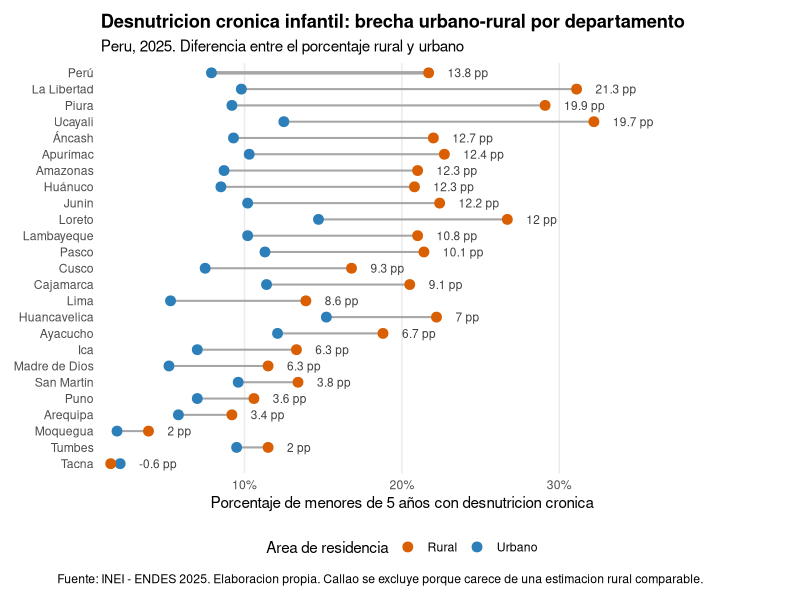
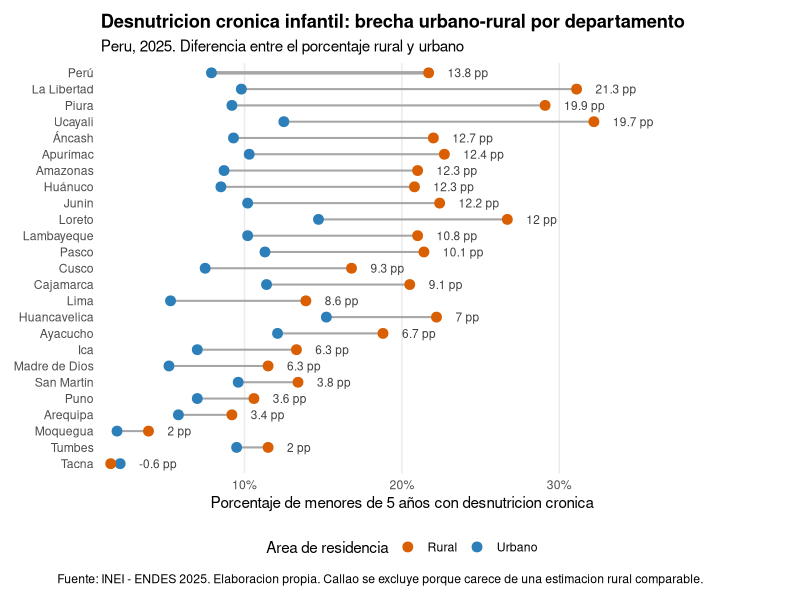

Generate these figures, in order, with R:
#===============================================================================
# PROYECTO FINAL - PARTE 2
# DESNUTRICION CRONICA INFANTIL EN EL PERU
# Avances y brechas territoriales, 2009-2025
# Fuente: Encuesta Demografica y de Salud Familiar (ENDES) - INEI
#===============================================================================

#-------------------------------------------------------------------------------
# 0. LIBRERIAS
#-------------------------------------------------------------------------------

# En esta segunda parte utilizo readxl para importar el Excel, dplyr y tidyr
# para ordenar la informacion, y ggplot2 para elaborar el grafico final.

library(readxl)
library(dplyr)
library(tidyr)
library(ggplot2)
library(scales)

# Evito que R presente numeros grandes mediante notacion cientifica.

options(scipen = 999)


#-------------------------------------------------------------------------------
# 1. PREGUNTA DE ANALISIS
#-------------------------------------------------------------------------------

# La pregunta que orienta esta parte del trabajo es la siguiente:
#
# ¿La reduccion de la desnutricion cronica infantil en el Peru entre 2009 y
# 2025 fue homogenea entre departamentos y areas de residencia, o todavia
# persisten brechas territoriales importantes?
#
# El alcance es descriptivo. Comparo la evolucion nacional, la diferencia entre
# las areas rural y urbana, y los cambios registrados en cada departamento.


#-------------------------------------------------------------------------------
# 2. DIRECTORIO DE TRABAJO E IMPORTACION
#-------------------------------------------------------------------------------

setwd("C:\\Users\\Joseph\\Documents\\TRABAJO FINAL - ORELLANA ALLPOC JOSEPH")
getwd()

df <- read_excel(
  "ENDES_REGIONES_2009_2025.xlsx",
  sheet = "Base_series"
)

dir.create("figures", showWarnings = FALSE)


#-------------------------------------------------------------------------------
# 3. PREPARACION DE LA BASE
#-------------------------------------------------------------------------------

# Cambio los nombres de las variables que utilizare. Mantengo la misma
# denominacion del script EDA para que ambos archivos sean consistentes.

df <- df %>%
  rename(
    anio             = `año`,
    codigo_region    = region_codigo,
    departamento     = region_nombre,
    anemia_pct       = anemia_6_35_comparable_pct,
    anemia_nueva_pct = anemia_6_35_nueva_pct,
    dci_pct          = dci_menores5_pct,
    dci_severa_pct   = dci_severa_menores5_pct
  ) %>%
  mutate(
    anio          = as.integer(anio),
    codigo_region = as.integer(codigo_region),
    ambito        = as.character(ambito),
    departamento  = as.character(departamento),
    area          = as.character(area)
  )

# Defino el primer y el ultimo año disponibles en la base.

anio_inicial <- min(df$anio, na.rm = TRUE)
anio_final   <- max(df$anio, na.rm = TRUE)


#-------------------------------------------------------------------------------
# 4. ANALISIS DE LOS RESULTADOS
#-------------------------------------------------------------------------------

#-------------------------------------------------------------------------------
# 4.1. CAMBIO NACIONAL ENTRE 2009 Y 2025
#-------------------------------------------------------------------------------

# Comparo los resultados nacionales del area total, urbana y rural.
# El cambio se expresa en puntos porcentuales. Un valor negativo representa
# una disminucion de la desnutricion cronica infantil.

resumen_nacional <- df %>%
  filter(
    ambito == "Nacional",
    area %in% c("Total", "Urbano", "Rural"),
    anio %in% c(anio_inicial, anio_final)
  ) %>%
  select(anio, area, dci_pct) %>%
  pivot_wider(
    names_from = anio,
    values_from = dci_pct,
    names_prefix = "dci_"
  ) %>%
  mutate(
    cambio_pp = dci_2025 - dci_2009,
    reduccion_relativa_pct = (dci_2025 / dci_2009 - 1) * 100
  ) %>%
  arrange(factor(area, levels = c("Total", "Urbano", "Rural")))

resumen_nacional


#-------------------------------------------------------------------------------
# 4.2. EVOLUCION DE LA BRECHA RURAL-URBANA
#-------------------------------------------------------------------------------

# Calculo la brecha restando el porcentaje urbano al porcentaje rural.
# Una brecha positiva representa una mayor DCI en el area rural.

brecha_nacional_anual <- df %>%
  filter(
    ambito == "Nacional",
    area %in% c("Urbano", "Rural")
  ) %>%
  select(anio, area, dci_pct) %>%
  pivot_wider(
    names_from = area,
    values_from = dci_pct
  ) %>%
  mutate(
    brecha_rural_urbana_pp = Rural - Urbano,
    razon_rural_urbana = Rural / Urbano
  ) %>%
  arrange(anio)

brecha_nacional_anual

brecha_inicio <- brecha_nacional_anual %>%
  filter(anio == anio_inicial) %>%
  pull(brecha_rural_urbana_pp)

brecha_final <- brecha_nacional_anual %>%
  filter(anio == anio_final) %>%
  pull(brecha_rural_urbana_pp)

razon_final <- brecha_nacional_anual %>%
  filter(anio == anio_final) %>%
  pull(razon_rural_urbana)


#-------------------------------------------------------------------------------
# 4.3. CAMBIO DEPARTAMENTAL ENTRE 2009 Y 2025
#-------------------------------------------------------------------------------

# Comparo el porcentaje total de cada departamento en el primer y ultimo año.
# La tabla permite identificar la magnitud de la reduccion en cada territorio.

dci_departamental_inicio <- df %>%
  filter(
    ambito == "Regional",
    area == "Total",
    anio == anio_inicial
  ) %>%
  select(
    departamento,
    dci_inicial = dci_pct
  )

dci_departamental_final <- df %>%
  filter(
    ambito == "Regional",
    area == "Total",
    anio == anio_final
  ) %>%
  select(
    departamento,
    dci_final = dci_pct
  )

dci_nacional_final <- df %>%
  filter(
    ambito == "Nacional",
    area == "Total",
    anio == anio_final
  ) %>%
  pull(dci_pct)

cambios_departamentales <- dci_departamental_inicio %>%
  inner_join(
    dci_departamental_final,
    by = "departamento"
  ) %>%
  mutate(
    cambio_pp = dci_final - dci_inicial,
    reduccion_pp = dci_inicial - dci_final,
    posicion_2025 = if_else(
      dci_final > dci_nacional_final,
      "Por encima del promedio nacional",
      "Igual o por debajo del promedio nacional"
    )
  ) %>%
  arrange(cambio_pp)

cambios_departamentales

# Cuento los departamentos que redujeron la DCI y los que quedaron por encima
# del resultado nacional en 2025.

numero_departamentos_redujeron <- cambios_departamentales %>%
  summarise(valor = sum(cambio_pp < 0, na.rm = TRUE)) %>%
  pull(valor)

numero_departamentos_sobre_promedio <- cambios_departamentales %>%
  summarise(valor = sum(dci_final > dci_nacional_final, na.rm = TRUE)) %>%
  pull(valor)

# Identifico las cinco mayores reducciones y los cinco porcentajes mas altos
# registrados en 2025.

mayores_reducciones <- cambios_departamentales %>%
  arrange(cambio_pp) %>%
  select(departamento, dci_inicial, dci_final, cambio_pp) %>%
  slice_head(n = 5)

mayores_reducciones

mayor_dci_2025 <- cambios_departamentales %>%
  arrange(desc(dci_final)) %>%
  select(departamento, dci_final, cambio_pp) %>%
  slice_head(n = 5)

mayor_dci_2025


#-------------------------------------------------------------------------------
# 4.4. DIFERENCIAS ENTRE DEPARTAMENTOS
#-------------------------------------------------------------------------------

# Comparo la desviacion estandar y el rango de los porcentajes departamentales
# en 2009 y 2025. Una disminucion representa una menor separacion entre los
# resultados de los departamentos.

dispersion_departamental <- df %>%
  filter(
    ambito == "Regional",
    area == "Total",
    anio %in% c(anio_inicial, anio_final)
  ) %>%
  group_by(anio) %>%
  summarise(
    promedio_departamental = mean(dci_pct, na.rm = TRUE),
    desviacion_estandar = sd(dci_pct, na.rm = TRUE),
    minimo = min(dci_pct, na.rm = TRUE),
    maximo = max(dci_pct, na.rm = TRUE),
    rango = maximo - minimo,
    .groups = "drop"
  )

dispersion_departamental

sd_inicial <- dispersion_departamental %>%
  filter(anio == anio_inicial) %>%
  pull(desviacion_estandar)

sd_final <- dispersion_departamental %>%
  filter(anio == anio_final) %>%
  pull(desviacion_estandar)

variacion_sd_pct <- (sd_final / sd_inicial - 1) * 100


#-------------------------------------------------------------------------------
# 4.5. BRECHAS URBANO-RURALES POR DEPARTAMENTO EN 2025
#-------------------------------------------------------------------------------

# Calculo la diferencia entre el area rural y urbana de cada departamento.
# Callao queda fuera porque la base carece de una estimacion rural comparable.

brechas_departamentales_2025 <- df %>%
  filter(
    ambito == "Regional",
    anio == anio_final,
    area %in% c("Urbano", "Rural")
  ) %>%
  select(departamento, area, dci_pct) %>%
  pivot_wider(
    names_from = area,
    values_from = dci_pct
  ) %>%
  filter(
    !is.na(Urbano),
    !is.na(Rural)
  ) %>%
  mutate(
    brecha_pp = Rural - Urbano,
    razon_rural_urbana = Rural / Urbano
  ) %>%
  arrange(desc(brecha_pp))

brechas_departamentales_2025

mayores_brechas_2025 <- brechas_departamentales_2025 %>%
  select(departamento, Urbano, Rural, brecha_pp) %>%
  slice_head(n = 5)

mayores_brechas_2025


#-------------------------------------------------------------------------------
# 5. GRAFICO FINAL
#-------------------------------------------------------------------------------

# El grafico compara la DCI urbana y rural en 2025. Cada linea une los dos
# porcentajes de un territorio. La etiqueta presenta la diferencia en puntos
# porcentuales.

brecha_peru_2025 <- df %>%
  filter(
    ambito == "Nacional",
    anio == anio_final,
    area %in% c("Urbano", "Rural")
  ) %>%
  select(area, dci_pct) %>%
  pivot_wider(
    names_from = area,
    values_from = dci_pct
  ) %>%
  mutate(
    territorio = "Perú",
    brecha_pp = Rural - Urbano,
    tipo = "Nacional"
  ) %>%
  select(territorio, Urbano, Rural, brecha_pp, tipo)

datos_grafico_final <- brechas_departamentales_2025 %>%
  transmute(
    territorio = departamento,
    Urbano,
    Rural,
    brecha_pp,
    tipo = "Departamental"
  ) %>%
  bind_rows(brecha_peru_2025) %>%
  mutate(
    etiqueta_brecha = paste0(round(brecha_pp, 1), " pp"),
    x_etiqueta = pmax(Urbano, Rural) + 1.2
  )

# Coloco al Peru como referencia y ordeno los departamentos según el tamaño de
# la brecha.

orden_territorios <- c(
  "Perú",
  datos_grafico_final %>%
    filter(tipo == "Departamental") %>%
    arrange(desc(brecha_pp)) %>%
    pull(territorio)
)

datos_grafico_final <- datos_grafico_final %>%
  mutate(
    territorio = factor(
      territorio,
      levels = rev(orden_territorios)
    )
  )

p_final <- datos_grafico_final %>%
  ggplot(aes(y = territorio))+
  geom_segment(
    aes(
      x = Urbano,
      xend = Rural,
      yend = territorio,
      linewidth = tipo
    ),
    color = "grey65"
  )+
  geom_point(
    aes(x = Urbano, color = "Urbano"),
    size = 3
  )+
  geom_point(
    aes(x = Rural, color = "Rural"),
    size = 3
  )+
  geom_text(
    aes(
      x = x_etiqueta,
      label = etiqueta_brecha
    ),
    hjust = 0,
    size = 3,
    color = "grey25"
  )+
  scale_color_manual(
    values = c(
      "Urbano" = "#2C7FB8",
      "Rural" = "#D95F02"
    )
  )+
  scale_linewidth_manual(
    values = c(
      "Nacional" = 1.2,
      "Departamental" = 0.7
    ),
    guide = "none"
  )+
  scale_x_continuous(
    labels = scales::label_number(suffix = "%"),
    expand = expansion(mult = c(0.02, 0.18))
  )+
  labs(
    title = "Desnutricion cronica infantil: brecha urbano-rural por departamento",
    subtitle = paste0(
      "Peru, ", anio_final,
      ". Diferencia entre el porcentaje rural y urbano"
    ),
    x = "Porcentaje de menores de 5 años con desnutricion cronica",
    y = NULL,
    color = "Area de residencia",
    caption = paste0(
      "Fuente: INEI - ENDES ", anio_final,
      ". Elaboracion propia. Callao se excluye porque carece ",
      "de una estimacion rural comparable."
    )
  )+
  theme_minimal()+
  theme(
    legend.position = "bottom",
    plot.title = element_text(face = "bold"),
    panel.grid.major.y = element_blank(),
    panel.grid.minor = element_blank(),
    plot.margin = margin(10, 70, 10, 10)
  )+
  coord_cartesian(clip = "off")

p_final

ggsave(
  filename = "figures/06_brecha_territorial_dci_2025.png",
  plot = p_final,
  width = 11,
  height = 12,
  dpi = 300,
  bg = "white"
)


#-------------------------------------------------------------------------------
# 6. PRINCIPALES CONCLUSIONES
#-------------------------------------------------------------------------------

# Organizo las conclusiones en una tabla para revisarlas en RStudio y
# trasladarlas al README del repositorio.

dci_total_inicial <- resumen_nacional %>%
  filter(area == "Total") %>%
  pull(dci_2009)

dci_total_final <- resumen_nacional %>%
  filter(area == "Total") %>%
  pull(dci_2025)

dci_urbana_final <- resumen_nacional %>%
  filter(area == "Urbano") %>%
  pull(dci_2025)

dci_rural_final <- resumen_nacional %>%
  filter(area == "Rural") %>%
  pull(dci_2025)

conclusiones <- tibble(
  numero = 1:5,
  conclusion = c(
    paste0(
      "La DCI nacional paso de ",
      round(dci_total_inicial, 1), "% en ", anio_inicial,
      " a ", round(dci_total_final, 1), "% en ", anio_final,
      ". La reduccion fue de ",
      round(dci_total_inicial - dci_total_final, 1),
      " puntos porcentuales."
    ),
    paste0(
      "En ", anio_final, ", la DCI rural alcanzo ",
      round(dci_rural_final, 1), "% y la urbana ",
      round(dci_urbana_final, 1), "%. La brecha fue de ",
      round(brecha_final, 1), " puntos porcentuales."
    ),
    paste0(
      numero_departamentos_redujeron,
      " de 25 departamentos registraron una disminucion entre ",
      anio_inicial, " y ", anio_final,
      ". La magnitud del cambio fue distinta entre departamentos."
    ),
    paste0(
      "La desviacion estandar departamental paso de ",
      round(sd_inicial, 1), " a ", round(sd_final, 1),
      " puntos. La separacion entre los porcentajes departamentales ",
      "se redujo durante el periodo."
    ),
    paste0(
      "En ", anio_final, ", ",
      numero_departamentos_sobre_promedio,
      " de 25 departamentos superaron el promedio nacional de ",
      round(dci_nacional_final, 1), "%."
    )
  )
)

conclusiones


#-------------------------------------------------------------------------------
# 7. MENSAJE FINAL
#-------------------------------------------------------------------------------

cat("\n============================================================\n")
cat("PARTE 2 TERMINADA\n")
cat("Pregunta analizada:\n")
cat("¿La reduccion de la DCI fue homogenea o persisten brechas?\n\n")
cat("DCI nacional en ", anio_inicial, ": ",
    round(dci_total_inicial, 1), "%\n", sep = "")
cat("DCI nacional en ", anio_final, ": ",
    round(dci_total_final, 1), "%\n", sep = "")
cat("Brecha rural-urbana en ", anio_final, ": ",
    round(brecha_final, 1), " pp\n", sep = "")
cat("Departamentos con reduccion: ",
    numero_departamentos_redujeron, " de 25\n", sep = "")
cat("Grafico guardado en:\n")
cat("figures/06_brecha_territorial_dci_2025.png\n")
cat("============================================================\n")
